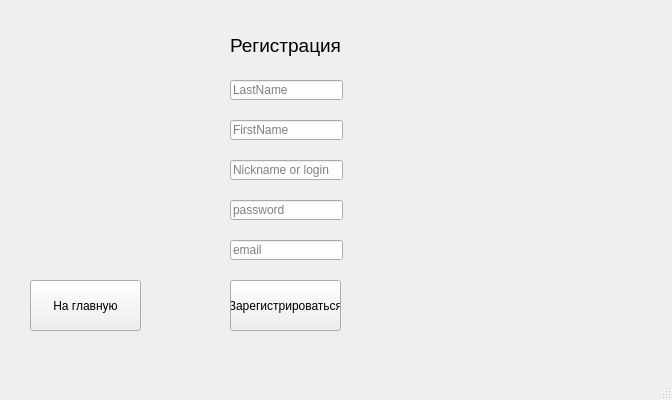
<?xml version="1.0" encoding="UTF-8"?>
<ui version="4.0">
 <class>signinWindow</class>
 <widget class="QMainWindow" name="signinWindow">
  <property name="geometry">
   <rect>
    <x>0</x>
    <y>0</y>
    <width>672</width>
    <height>400</height>
   </rect>
  </property>
  <property name="windowTitle">
   <string>MainWindow</string>
  </property>
  <widget class="QWidget" name="centralwidget">
   <widget class="QLineEdit" name="lineEdit_4">
    <property name="geometry">
     <rect>
      <x>230</x>
      <y>200</y>
      <width>113</width>
      <height>20</height>
     </rect>
    </property>
    <property name="placeholderText">
     <string>password</string>
    </property>
   </widget>
   <widget class="QLineEdit" name="lineEdit_3">
    <property name="geometry">
     <rect>
      <x>230</x>
      <y>160</y>
      <width>113</width>
      <height>20</height>
     </rect>
    </property>
    <property name="placeholderText">
     <string>Nickname or login</string>
    </property>
   </widget>
   <widget class="QPushButton" name="MainButton">
    <property name="geometry">
     <rect>
      <x>30</x>
      <y>280</y>
      <width>111</width>
      <height>51</height>
     </rect>
    </property>
    <property name="text">
     <string>На главную</string>
    </property>
   </widget>
   <widget class="QLabel" name="label">
    <property name="geometry">
     <rect>
      <x>230</x>
      <y>30</y>
      <width>111</width>
      <height>31</height>
     </rect>
    </property>
    <property name="font">
     <font>
      <pointsize>14</pointsize>
     </font>
    </property>
    <property name="text">
     <string>Регистрация</string>
    </property>
   </widget>
   <widget class="QLineEdit" name="lineEdit">
    <property name="geometry">
     <rect>
      <x>230</x>
      <y>120</y>
      <width>113</width>
      <height>20</height>
     </rect>
    </property>
    <property name="placeholderText">
     <string>FirstName </string>
    </property>
   </widget>
   <widget class="QPushButton" name="signinButton">
    <property name="geometry">
     <rect>
      <x>230</x>
      <y>280</y>
      <width>111</width>
      <height>51</height>
     </rect>
    </property>
    <property name="text">
     <string>Зарегистрироваться</string>
    </property>
   </widget>
   <widget class="QLineEdit" name="lineEdit_2">
    <property name="geometry">
     <rect>
      <x>230</x>
      <y>80</y>
      <width>113</width>
      <height>20</height>
     </rect>
    </property>
    <property name="placeholderText">
     <string>LastName</string>
    </property>
   </widget>
   <widget class="QLineEdit" name="lineEdit_5">
    <property name="geometry">
     <rect>
      <x>230</x>
      <y>240</y>
      <width>113</width>
      <height>20</height>
     </rect>
    </property>
    <property name="placeholderText">
     <string>email</string>
    </property>
   </widget>
  </widget>
  <widget class="QMenuBar" name="menubar">
   <property name="geometry">
    <rect>
     <x>0</x>
     <y>0</y>
     <width>672</width>
     <height>21</height>
    </rect>
   </property>
  </widget>
  <widget class="QStatusBar" name="statusbar"/>
 </widget>
 <resources/>
 <connections/>
</ui>
